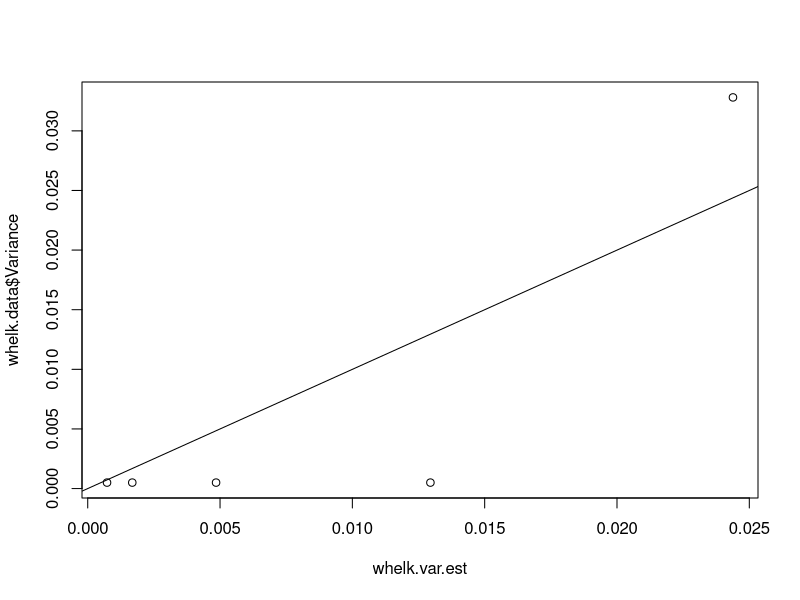

Source code (R):
### get data from Katz1985Whelks

### set working directory

setwd('D:/Documents/Data/SwitchingAndIndVar/DataFromGraphs/')

### load libraries

library(dplyr)

### load data

whelk.data <- read.csv('Katz1985Whelks.csv')

colnames(whelk.data)[1] <- 'RelativeDensity'

### relative preference is 0.97

### calculte variance from standard error
### VAR = (SE * sqrt(n))^2

whelk.data$Variance <- (whelk.data$StandardError * sqrt(5))^2

### no need to model maximum variance

### try to estimate variance at each relative density

calcp <- function(rel.pref, rel.density) {
  rel.pref*rel.density/(rel.pref*rel.density + ((1 - rel.pref) * (1 - rel.density)))
}

whelk.p <- calcp(rel.pref = 0.97, rel.density = whelk.data$RelativeDensity)

### variance is p(1-p)/n. n here is 6 from functional response experiment.

whelk.var.est <- whelk.p*(1-whelk.p)/6

plot(x = whelk.var.est, y = whelk.data$Variance)
abline(a = 0, b = 1)

### get confidence intervals for each of the variances

GenCI <- function(p.vec, n.samples, n.events, n.sim) {
  
  quant.data <- matrix(nrow = length(p.vec), ncol = 3)
  
  for(j in 1:length(p.vec)){
    mat <- matrix(nrow = n.sim, ncol = n.samples)
    for(i in 1:n.sim){
      mat[i,] <- rbinom(n = n.samples, size = n.events, prob = p.vec[j])
    }
    prop.mat <- mat/n.events
    var.vec <- apply(prop.mat, 1, var)
    quant.data[j, ] <- c(p.vec[j], quantile(var.vec, probs = c(0.025, 0.975)))
  }
  quant.data
}

GenCI(p.vec = whelk.p, n.samples = 5, n.events = 6, n.sim = 10000)




















